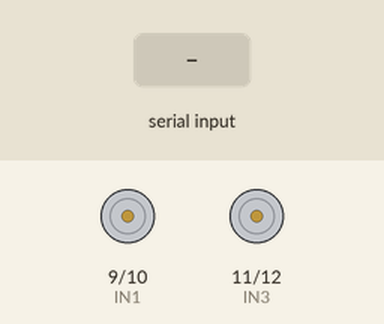
A sketch run on a simulated Arduino Uno, built with avr-gcc and run on an emulated ATmega328P. Shown: motor-driver pin pairs drawn as motors (green arrow = first pin HIGH = forward, orange = second pin HIGH = backward, longer = more drive, scaled by the enable pin). Inputs (shaded band) come from the test bench.

Above: at 1.2 s.
1.3 s: "F" received over the second serial link
At 2.5 s:
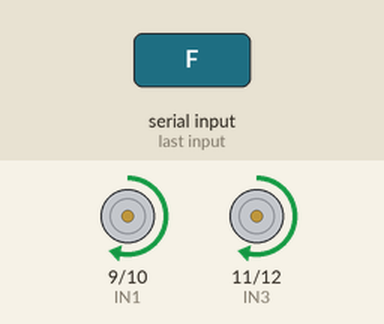
2.8 s: "B" received over the second serial link
At 3.6 s:
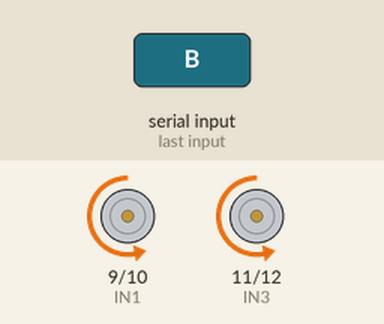
4.3 s: "L" received over the second serial link
At 4.8 s:
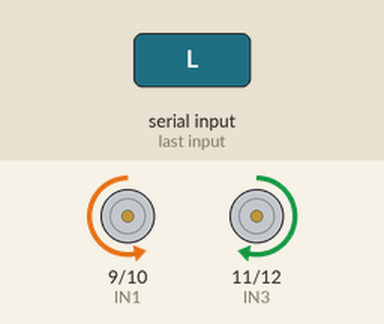
5.8 s: "R" received over the second serial link
At 7.0 s:
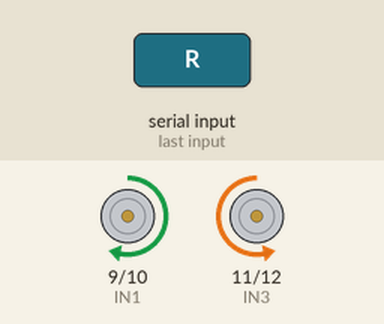
7.3 s: "S" received over the second serial link
At 8.3 s:
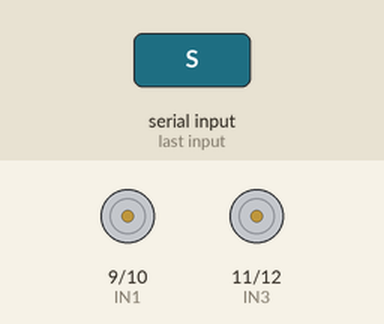
Timing chart, 0 to 9.8 s (numbered marks = the images above; inputs shaded):
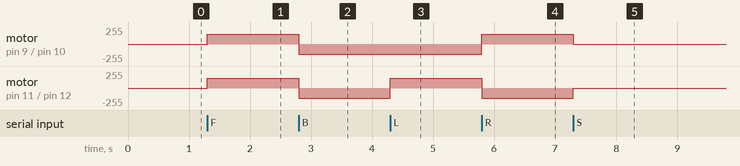

Measured:
- after the input at 1.3 s, motor on pin 9 (IN1) / pin 10 (IN2), motor on pin 11 (IN3) / pin 12 (IN4): stopped → forward 150/255 at once
- after the input at 2.8 s, motor on pin 9 (IN1) / pin 10 (IN2), motor on pin 11 (IN3) / pin 12 (IN4): forward 150/255 → backward 150/255 at once
- after the input at 4.3 s, motor on pin 11 (IN3) / pin 12 (IN4): backward 150/255 → forward 150/255 at once
- after the input at 5.8 s, motor on pin 9 (IN1) / pin 10 (IN2): backward 150/255 → forward 150/255 at once; motor on pin 11 (IN3) / pin 12 (IN4): forward 150/255 → backward 150/255 at once
- after the input at 7.3 s, motor on pin 9 (IN1) / pin 10 (IN2): forward 150/255 → stopped at once; motor on pin 11 (IN3) / pin 12 (IN4): backward 150/255 → stopped at once

The sketch:

bt-robot-hc05.ino
```cpp
#include <SoftwareSerial.h>

SoftwareSerial BT(0,1);

int ENA = 5;
int ENB = 6;

int IN1 = 9;
int IN2 = 10;
int IN3 = 11;
int IN4 = 12;

void setup()
{
  pinMode(ENA, OUTPUT);
  pinMode(ENB, OUTPUT);

  pinMode(IN1, OUTPUT);
  pinMode(IN2, OUTPUT);
  pinMode(IN3, OUTPUT);
  pinMode(IN4, OUTPUT);

  analogWrite(ENA, 150);
  analogWrite(ENB, 150);

  BT.begin(9600);
}

void loop()
{
  if(BT.available())
  {
    char cmd = BT.read();

    if(cmd == 'F')
    {
      digitalWrite(IN1, HIGH);
      digitalWrite(IN2, LOW);

      digitalWrite(IN3, HIGH);
      digitalWrite(IN4, LOW);
    }

    else if(cmd == 'B')
    {
      digitalWrite(IN1, LOW);
      digitalWrite(IN2, HIGH);

      digitalWrite(IN3, LOW);
      digitalWrite(IN4, HIGH);
    }

    else if(cmd == 'L')
    {
      digitalWrite(IN1, LOW);
      digitalWrite(IN2, HIGH);

      digitalWrite(IN3, HIGH);
      digitalWrite(IN4, LOW);
    }

    else if(cmd == 'R')
    {
      digitalWrite(IN1, HIGH);
      digitalWrite(IN2, LOW);

      digitalWrite(IN3, LOW);
      digitalWrite(IN4, HIGH);
    }

    else if(cmd == 'S')
    {
      digitalWrite(IN1, LOW);
      digitalWrite(IN2, LOW);

      digitalWrite(IN3, LOW);
      digitalWrite(IN4, LOW);
    }
  }
}
```
